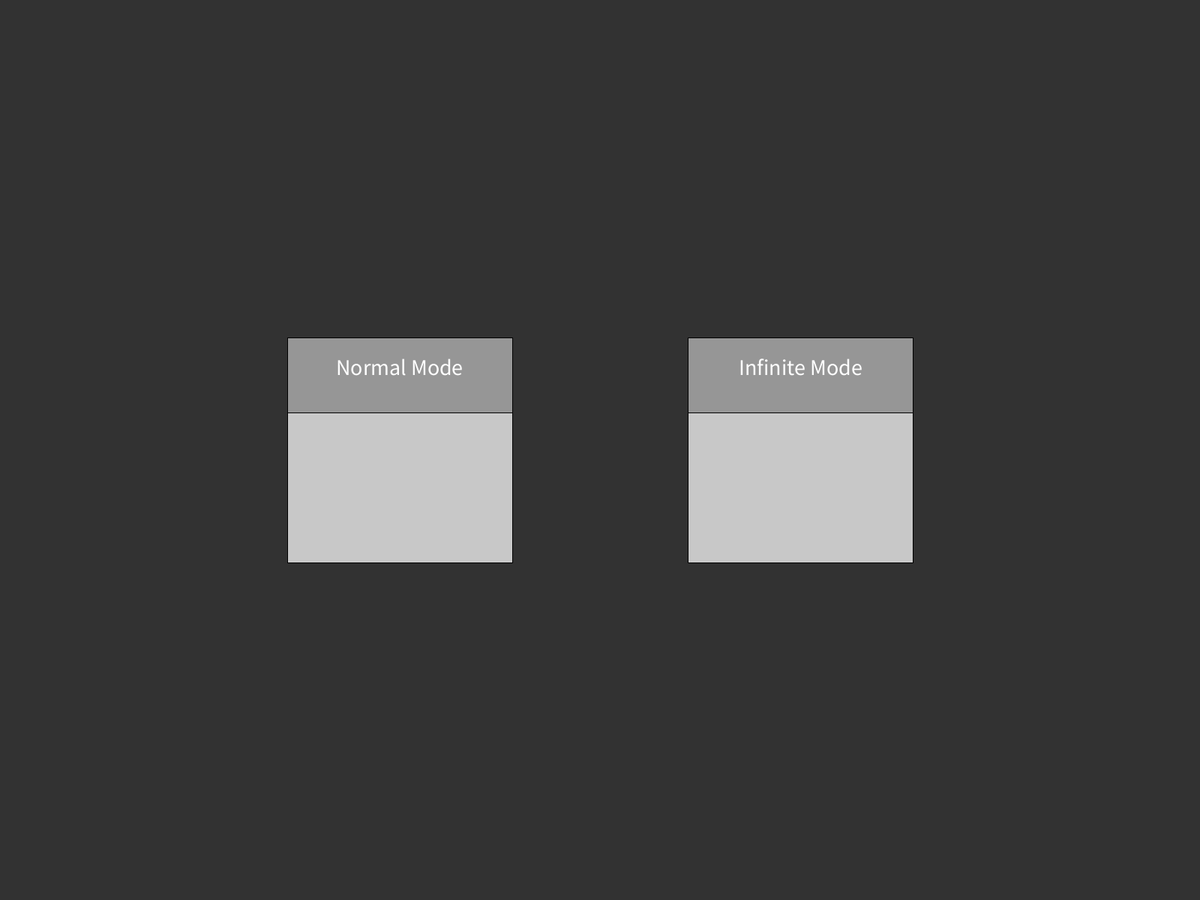
Frame 1 (no input)
Frame 60 (the mouse pressed at the canvas centre just before this capture): identical to frame 1, image omitted
Frame 120 (the mouse held since frame 60 and released just before this capture): identical to frame 1, image omitted

The Processing sketch that drew this single still picture (run headless with seeded random() and noise(); from frame 60 on, the mouse is pressed at the canvas centre):

// Processing sketch: Slange
// ── Slange.pde
int[] SnakeX = new int[3];  //Sets up the Snake
int[] SnakeY = new int[3];

boolean Up = false;
boolean Left = false;
boolean Down = false;
boolean Right = true;


String[] Fruit = {"Apple","Cherry","Banana"};  //Sets up the fruit to collect
int FruitX;
int FruitY;
int CollectedFruit = 0;


String GameMode = "Menu";
String CurrentScreen = "Menu";


float Timer = 0;
void setup(){ 
  fullScreen();
  frameRate(30);
  rectMode(CENTER);
  textAlign(CENTER);
  
  SnakeX[0] = width/2;    //Sets up the snake at the starting position
  SnakeY[0] = height/2;
  SnakeX[1] = 0;
  SnakeX[2] = 0;
  SnakeY[1] = 0;
  SnakeY[2] = 0;
  
  FruitX = (int)random(10,width-10);  //Sets up the fruit
  FruitY = (int)random(110,height-10);
}

void draw(){
  clear();
  background(50);
  if(CurrentScreen == "Menu"){  //Draws the gamemode selection menu
  
  textSize(30);
  
  fill(200);
  rect(width/3,height/2,300,300);  //Draws the selection boxes
  fill(150);
  rect(width/3,height/2-100,300,100);
  fill(255);
  text("Normal Mode",width/3,height/2-100);
    
  fill(200);
  rect(width-width/3,height/2,300,300);
  fill(150);
  rect(width-width/3,height/2-100,300,100);
  fill(255);
  text("Infinite Mode",width-width/3,height/2-100);
  
  
  if(mousePressed){  //Checks the clicked box
    if(mouseX > width/3-150 && mouseX < width/3+150 && mouseY > height/2-150 && mouseY < height/2+150){
      GameMode = "Normal";
      CurrentScreen = "Game";
    } else if(mouseX > width-width/3-150 && mouseX < width-width/3+150 && mouseY > height/2-150 && mouseY < height/2+150){
      GameMode = "Infinite";
      CurrentScreen = "Game";
    }
  }
  
    
  } else if(CurrentScreen == "Game"){
    
    if(Up){  //Moves the snake
      SnakeY[0] -= 20;
    } else if(Left){
      SnakeX[0] -= 20;
    } else if(Down){
      SnakeY[0] += 20;
    } else if(Right){
      SnakeX[0] += 20;
    }
    
    if(GameMode == "Infinite"){  //Loops the snake around when crossing the edge
      if(SnakeX[0] > width){
        SnakeX[0] = 0;
      } else if(SnakeX[0] < 0){
        SnakeX[0] = width;
      }
      if(SnakeY[0] > height){
        SnakeY[0] = 100;
      } else if(SnakeY[0] < 100){
        SnakeY[0] = height;
      }
    } else if(GameMode == "Normal"){  //Kills the player when crossing the edge
    if(SnakeX[0] > width || SnakeX[0] < 0 || SnakeY[0] > height || SnakeY[0] < 100){
      CurrentScreen = "Game Over";
      println("Game Over (Player hit the edge)");
    }
    for(int i = 1; i < SnakeX.length; i++){  //Kills the player when hitting themselves
      if(SnakeX[0] > SnakeX[i] - 5 && SnakeX[0] < SnakeX[i] + 5 && SnakeY[0] > SnakeY[i] - 5 && SnakeY[0] < SnakeY[i] + 5){
        CurrentScreen = "Game Over";
        println("Game Over (Player hit themselves)");
      }
    }
    }
    fill(50,200,50);
    for(int i = SnakeX.length-1; i > 0; i--){  //Draws the snake and makes the tail follow
      circle(SnakeX[i],SnakeY[i],25);
      
      SnakeX[i] = SnakeX[i-1];
      SnakeY[i] = SnakeY[i-1];
    }
    circle(SnakeX[0],SnakeY[0],30);  //Draws the head of the snake
    
    fill(150);  //Draws The HUD
    rect(width/2,50,width,100);
    fill(255);
    textSize(50);
    text("Fruits Collected: " + CollectedFruit,300,70);
    text("Time Passed: " + int(Timer) + " Seconds",1300,70);
    Timer += 1/frameRate;
    
    fill(255);
    circle(FruitX,FruitY,20);  //Draws the fruit
    
    if(SnakeX[0] > FruitX-30 && SnakeX[0] < FruitX+30  &&  SnakeY[0] > FruitY-30 && SnakeY[0] < FruitY+30){  //Checks if the snake eats fruit
      CollectedFruit++;
      println("Fruit Collected");
      int[] TempX = append(SnakeX,SnakeX[SnakeX.length-1]);
      SnakeX = TempX;
      
      int[] TempY = append(SnakeY,SnakeY[SnakeY.length-1]);
      SnakeY = TempY;
      
      for(int i = 0; i < 1; i++){
        FruitX = int(random(10,width-10));
        FruitY = int(random(110,height-10));
        for(int o = SnakeX.length; i > 0; o--){
          if(FruitX > SnakeX[o]-30 && FruitX < SnakeX[o]+30  &&  FruitY > SnakeY[o]-30 && FruitY < SnakeY[o]+30){  //Makes sure the fruit doesn't spawn on the snake
            i--;
            println("Available position for fruit not found. Retrying");
          }
        }
      }
    }
  } else if(CurrentScreen == "Game Over"){  //Draws the Game Over screen
    textSize(100);
    text("Game Over",width/2,300);
    
    
  }
}

void keyPressed(){  //Changes the snake direction
if(CurrentScreen == "Game"){
   if(key == 'w' && Down == false){
     Up = true;
     Left = false;
     Down = false;
     Right = false;
   }
   if(key == 'a' && Right == false){
     Up = false;
     Left = true;
     Down = false;
     Right = false;
   }
   if(key == 's' && Up == false){
     Up = false;
     Left = false;
     Down = true;
     Right = false;
   }
   if(key == 'd' && Left == false){
     Up = false;
     Left = false;
     Down = false;
     Right = true;
   }
  }
}
